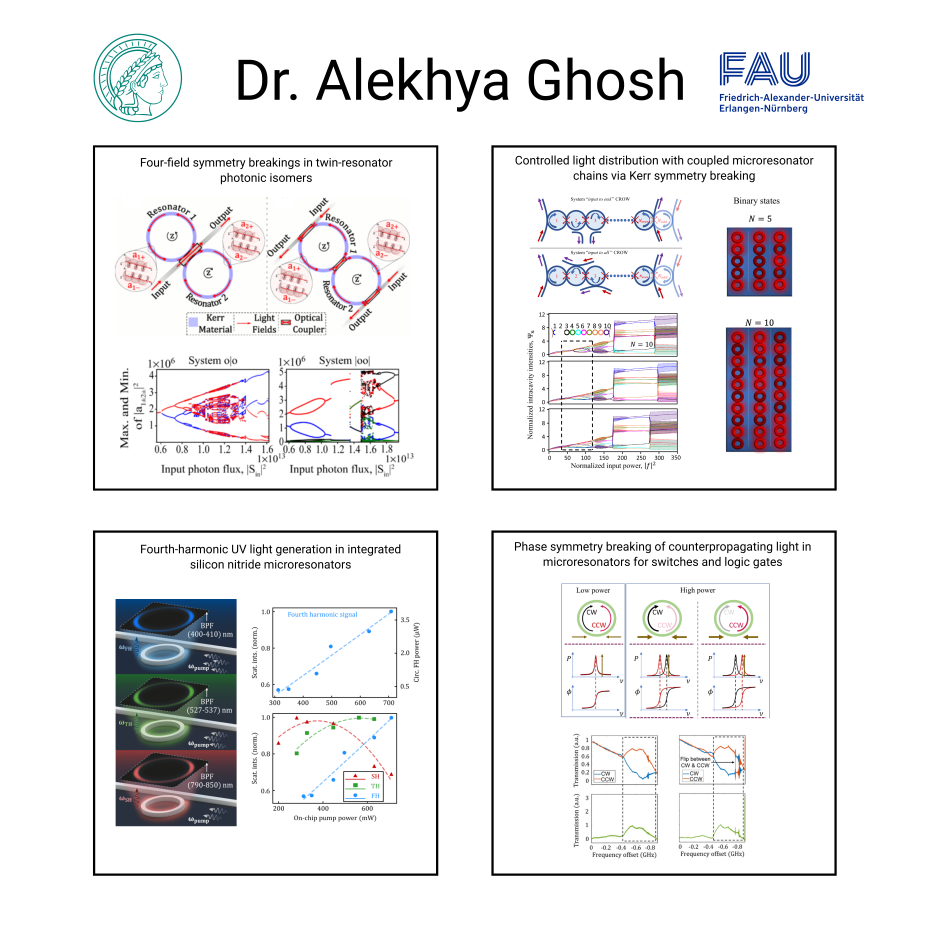
#> input picture examples/aghosh_memento.png, 2789 x 2789 px (shown at 1/3 size)
$ python image_to_relief_stl.py examples/aghosh_memento.png out.png
#> lines starting #> are read from the running program, lines starting #| are printed output that depends on the picture
"""Convert a raster image into a binary STL for relief or laser features.

Dark pixels become raised geometry. The default mode creates a watertight
bas-relief slab. ``--features-only`` instead creates separate constant-height
closed solids with no background plate, like an extruded vector design. STL
does not store units; this script uses millimetres by convention.

Requirements:
    python -m pip install pillow numpy

Example:
    python image_to_relief_stl.py input.png output.stl --features-only \
        --size 70 --relief 0.5 --threshold 0.12 --resolution 512
"""

from __future__ import annotations

import argparse
import struct
from pathlib import Path

import numpy as np
from PIL import Image, ImageFilter, ImageOps


def load_ink_map(
    path: Path,
    resolution: int,
    mirror: bool,
) -> np.ndarray:
#> called with resolution = 512, mirror = False
    image = Image.open(path).convert("L")
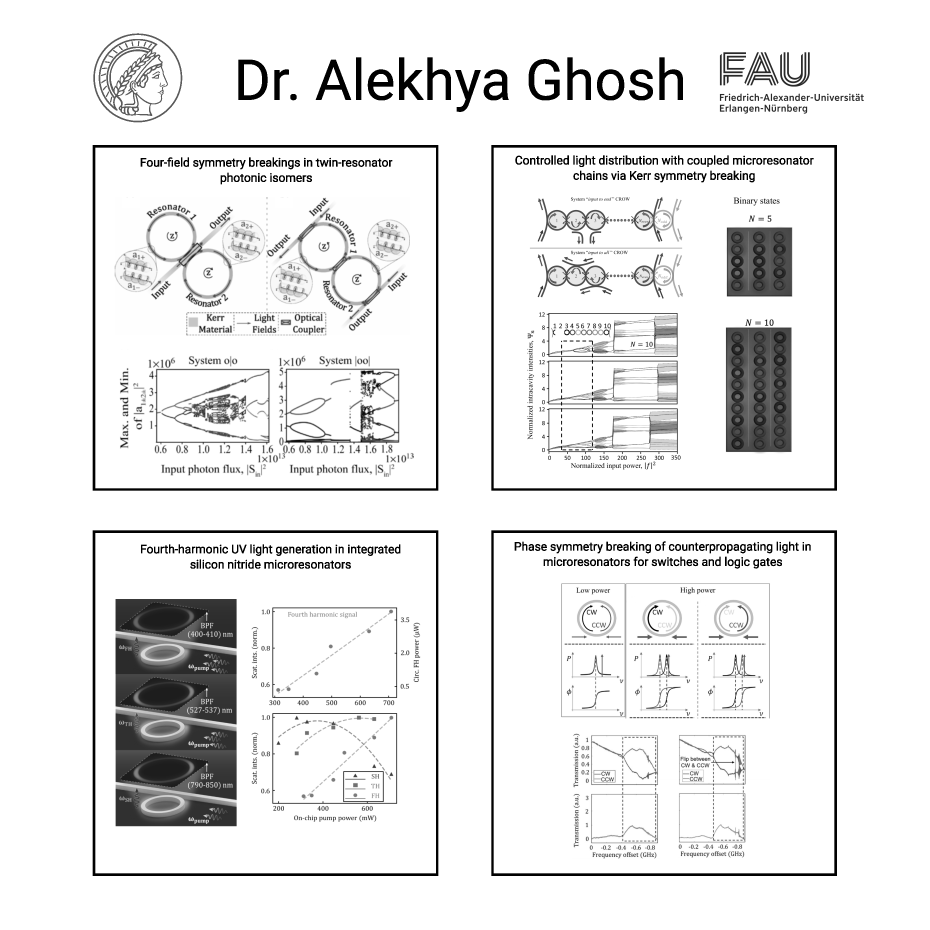
#> image: PIL image 2789x2789 L (shown at 1/3 size); min 0, max 255, mean 233.4
    image = ImageOps.fit(
        image,
        (resolution, resolution),
        method=Image.Resampling.LANCZOS,
    )
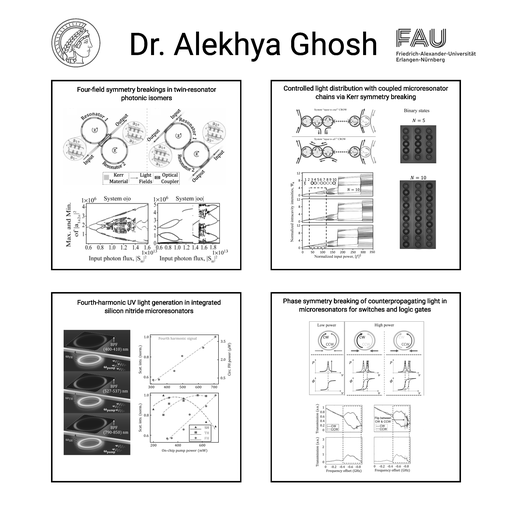
#> image: PIL image 512x512 L; min 0, max 255, mean 232.7
    image = image.filter(ImageFilter.GaussianBlur(radius=0.45))
    if mirror:
        image = ImageOps.mirror(image)

    gray = np.asarray(image, dtype=np.float32) / 255.0
    ink = 1.0 - gray
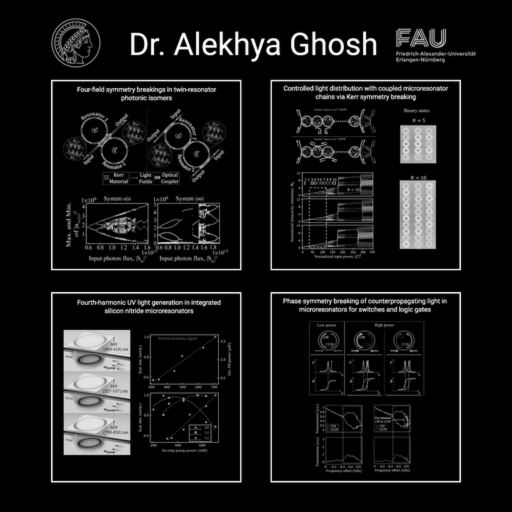
#> ink: shape (512, 512) float32; min 0, max 0.992, mean 0.0873
    ink = np.power(ink, 0.90)

    # Image row zero is visually at the top. Flip it so the design appears
    # upright when viewed from +Z in Cartesian coordinates.
    return np.flipud(ink)
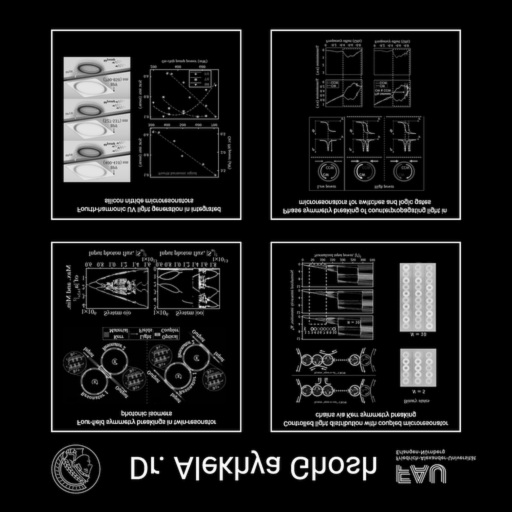
#> returned value: shape (512, 512) float32; min 0, max 0.993, mean 0.0947


def load_height_map(
    path: Path,
    resolution: int,
    base_mm: float,
    relief_mm: float,
    mirror: bool,
    threshold: float,
) -> np.ndarray:
    ink = load_ink_map(path, resolution, mirror)
    ink = np.where(
        ink >= threshold,
        (ink - threshold) / (1.0 - threshold),
        0.0,
    )
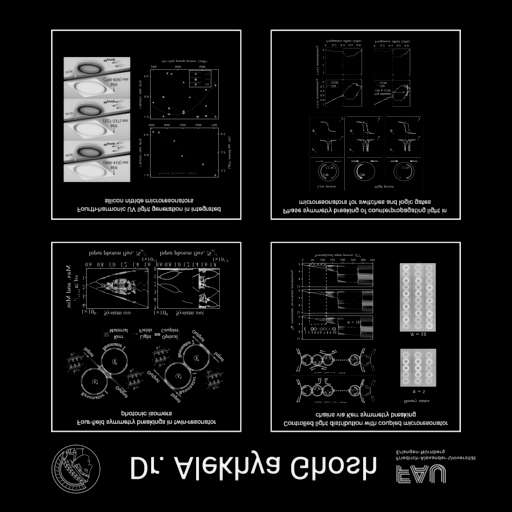
#> ink: shape (512, 512) float32; min 0, max 0.992, mean 0.075
    return base_mm + relief_mm * ink


def make_mesh(height: np.ndarray, size_mm: float) -> tuple[np.ndarray, np.ndarray]:
#> called with size_mm = 70
    nrows, ncols = height.shape
#> nrows = 512; ncols = 512
    if nrows != ncols:
        raise ValueError("The fitted height map must be square")
    n = nrows
#> n = 512

    x = np.linspace(0.0, size_mm, n, dtype=np.float32)
#> x = 512 values from 0 to 70
    y = np.linspace(0.0, size_mm, n, dtype=np.float32)
#> y = 512 values from 0 to 70
    xx, yy = np.meshgrid(x, y)
    top = np.column_stack((xx.ravel(), yy.ravel(), height.ravel())).astype(
        np.float32
    )

    # Counter-clockwise perimeter when viewed from +Z.
    boundary = np.concatenate(
        (
            np.arange(0, n, dtype=np.int64),
            np.arange(2 * n - 1, n * n, n, dtype=np.int64),
            np.arange(n * n - 2, n * (n - 1) - 1, -1, dtype=np.int64),
            np.arange(n * (n - 2), 0, -n, dtype=np.int64),
        )
    )

    bottom_boundary_start = len(top)
#> bottom_boundary_start = 262144
    bottom_boundary = top[boundary].copy()
#> bottom_boundary = 2044 rows, first 8: [0, 0, 0.8], [0.137, 0, 0.8], [0.274, 0, 0.8], [0.411, 0, 0.8], [0.548, 0, 0.8], [0.685, 0, 0.8], [0.822, 0, 0.8], [0.959, 0, 0.8]
    bottom_boundary[:, 2] = 0.0
    bottom_center_index = bottom_boundary_start + len(boundary)
#> bottom_center_index = 264188
    vertices = np.vstack(
        (
            top,
            bottom_boundary,
            np.array([[size_mm / 2, size_mm / 2, 0.0]], dtype=np.float32),
        )
    )

    # Two upward-facing triangles for every height-map cell.
    row = np.arange(n - 1, dtype=np.int64)[:, None]
#> row = 511 values from 0 to 510
    col = np.arange(n - 1, dtype=np.int64)[None, :]
    v00 = row * n + col
    v10 = v00 + 1
    v01 = v00 + n
    v11 = v01 + 1
    top_faces = np.stack(
        (
            np.stack((v00, v10, v11), axis=-1),
            np.stack((v00, v11, v01), axis=-1),
        ),
        axis=-2,
    ).reshape(-1, 3)

    m = len(boundary)
#> m = 2044
    next_index = np.roll(np.arange(m, dtype=np.int64), -1)
    bottom_indices = bottom_boundary_start + np.arange(m, dtype=np.int64)
#> bottom_indices = 2044 values from 262144 to 264187
    next_bottom = bottom_boundary_start + next_index
#> next_bottom = 2044 values, max 264187 at index 2042, min 262144 at index 2043, mean 263165.5
    next_top = boundary[next_index]

    # Side faces point outwards. Bottom fan faces point towards -Z.
    side_faces = np.vstack(
        (
            np.column_stack((boundary, next_bottom, next_top)),
            np.column_stack((boundary, bottom_indices, next_bottom)),
        )
    )
    bottom_faces = np.column_stack(
        (
            np.full(m, bottom_center_index, dtype=np.int64),
            next_bottom,
            bottom_indices,
        )
    )
#> bottom_faces = 2044 rows, first 8: [264188, 262145, 262144], [264188, 262146, 262145], [264188, 262147, 262146], [264188, 262148, 262147], [264188, 262149, 262148], [264188, 262150, 262149], [264188, 262151, 262150], [264188, 262152, 262151]

    faces = np.vstack((top_faces, side_faces, bottom_faces)).astype(np.int64)
    return vertices, faces


# [277 lines left out: functions make_features_only_mesh, make_smooth_features_mesh, not called in this run]


def write_binary_stl(path: Path, vertices: np.ndarray, faces: np.ndarray) -> None:
    triangles = vertices[faces].astype(np.float32)
    normals = np.cross(
        triangles[:, 1] - triangles[:, 0],
        triangles[:, 2] - triangles[:, 0],
    )
    lengths = np.linalg.norm(normals, axis=1)
    # Contour simplification can occasionally collapse a side segment to less
    # than float32 precision. Such zero-area facets add no geometry and can
    # create formally non-manifold edge counts, so omit them from the STL.
    keep = np.isfinite(lengths) & (lengths > 1e-10)
    triangles = triangles[keep]
    normals = normals[keep]
    lengths = lengths[keep]
    normals /= lengths[:, None]

    record_type = np.dtype(
        [
            ("normal", "<f4", (3,)),
            ("v1", "<f4", (3,)),
            ("v2", "<f4", (3,)),
            ("v3", "<f4", (3,)),
            ("attribute", "<u2"),
        ]
    )
    records = np.zeros(len(triangles), dtype=record_type)
    records["normal"] = normals
    records["v1"] = triangles[:, 0]
    records["v2"] = triangles[:, 1]
    records["v3"] = triangles[:, 2]

    header = b"Raster-to-STL generated geometry; dimensions in mm"
    header = header[:80].ljust(80, b" ")
    with path.open("wb") as stream:
        stream.write(header)
        stream.write(struct.pack("<I", len(triangles)))
        records.tofile(stream)


def parse_args() -> argparse.Namespace:
    parser = argparse.ArgumentParser(description=__doc__)
    parser.add_argument("input", type=Path, help="grayscale PNG or JPEG")
    parser.add_argument("output", type=Path, help="output binary STL")
    parser.add_argument("--size", type=float, default=70.0, help="XY size in mm")
    parser.add_argument("--base", type=float, default=0.8, help="base thickness in mm")
    parser.add_argument(
        "--relief", type=float, default=0.6, help="maximum relief height in mm"
    )
    parser.add_argument(
        "--resolution",
        type=int,
        default=512,
        help="height-map samples per axis; 512 produces about 26 MB",
    )
    parser.add_argument(
        "--threshold",
        type=float,
        default=0.12,
        help="minimum darkness retained, from 0 to 1; higher removes more",
    )
    parser.add_argument(
        "--features-only",
        action="store_true",
        help="trace and extrude only dark features; omit the background plate",
    )
    parser.add_argument(
        "--pixel-features",
        action="store_true",
        help="use square raster cells instead of smooth traced contours",
    )
    parser.add_argument(
        "--simplify",
        type=float,
        default=0.035,
        help="smooth-contour simplification tolerance in mm; default 0.035",
    )
    parser.add_argument(
        "--smoothing",
        type=float,
        default=0.025,
        help="smooth-contour rounding radius in mm; default 0.025",
    )
    parser.add_argument(
        "--min-feature-area",
        type=float,
        default=0.01,
        help="discard smaller smooth features in square mm; default 0.01",
    )
    parser.add_argument(
        "--mirror", action="store_true", help="mirror horizontally for back-face use"
    )
    args = parser.parse_args()
    if args.size <= 0 or args.base <= 0 or args.relief < 0:
        parser.error("size and base must be positive; relief cannot be negative")
    if not 32 <= args.resolution <= 1200:
        parser.error("resolution must be between 32 and 1200")
    if not 0.0 <= args.threshold < 1.0:
        parser.error("threshold must be at least 0 and less than 1")
    if args.simplify < 0 or args.smoothing < 0 or args.min_feature_area < 0:
        parser.error("simplify, smoothing, and min-feature-area cannot be negative")
    return args


def main() -> None:
    args = parse_args()
    if args.features_only:
        ink = load_ink_map(args.input, args.resolution, args.mirror)
        if args.pixel_features:
            vertices, faces = make_features_only_mesh(
                ink,
                args.size,
                args.relief,
                args.threshold,
            )
            mode = "pixel features only"
        else:
            vertices, faces = make_smooth_features_mesh(
                ink,
                args.size,
                args.relief,
                args.threshold,
                args.simplify,
                args.smoothing,
                args.min_feature_area,
            )
            mode = "smooth features only"
        z_max = args.relief
    else:
        height = load_height_map(
            args.input,
            args.resolution,
            args.base,
            args.relief,
            args.mirror,
            args.threshold,
        )
        vertices, faces = make_mesh(height, args.size)
        z_max = float(height.max())
#> z_max = 1.4
        mode = "watertight bas-relief"
    args.output.parent.mkdir(parents=True, exist_ok=True)
    write_binary_stl(args.output, vertices, faces)
    print(f"Wrote: {args.output}")
    print(f"Mode: {mode}")
    print(f"Size: {args.size:.3f} x {args.size:.3f} mm")
    print(f"Z range: 0.000 to {z_max:.3f} mm")
#| Z range: 0.000 to 1.395 mm
    print(f"Vertices: {len(vertices):,}")
#| Vertices: 264,189
    print(f"Triangles: {len(faces):,}")
#| Triangles: 528,374


if __name__ == "__main__":
    main()
